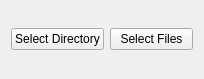
<?xml version="1.0" encoding="UTF-8"?>
<ui version="4.0">
 <class>WidgetFilemodeCalibration</class>
 <widget class="QWidget" name="WidgetFilemodeCalibration">
  <property name="geometry">
   <rect>
    <x>0</x>
    <y>0</y>
    <width>204</width>
    <height>79</height>
   </rect>
  </property>
  <property name="windowTitle">
   <string>Form</string>
  </property>
  <layout class="QHBoxLayout" name="horizontalLayout">
   <item>
    <widget class="QPushButton" name="b_selectDirectory">
     <property name="minimumSize">
      <size>
       <width>0</width>
       <height>0</height>
      </size>
     </property>
     <property name="text">
      <string>Select Directory</string>
     </property>
    </widget>
   </item>
   <item>
    <widget class="QPushButton" name="b_selectFiles">
     <property name="text">
      <string>Select Files</string>
     </property>
    </widget>
   </item>
  </layout>
 </widget>
 <resources/>
 <connections/>
</ui>
